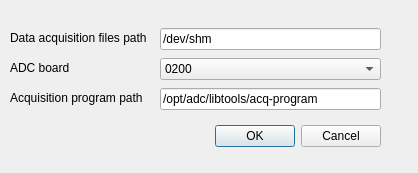
<?xml version="1.0" encoding="UTF-8"?>
<ui version="4.0">
 <class>frmSettings</class>
 <widget class="QDialog" name="frmSettings">
  <property name="geometry">
   <rect>
    <x>0</x>
    <y>0</y>
    <width>418</width>
    <height>173</height>
   </rect>
  </property>
  <property name="sizePolicy">
   <sizepolicy hsizetype="Fixed" vsizetype="Fixed">
    <horstretch>0</horstretch>
    <verstretch>0</verstretch>
   </sizepolicy>
  </property>
  <property name="windowTitle">
   <string>ADC Settings</string>
  </property>
  <property name="styleSheet">
   <string notr="true"/>
  </property>
  <widget class="QDialogButtonBox" name="btnboxGuiSettings">
   <property name="geometry">
    <rect>
     <x>10</x>
     <y>120</y>
     <width>371</width>
     <height>32</height>
    </rect>
   </property>
   <property name="font">
    <font>
     <family>Arial</family>
     <pointsize>9</pointsize>
    </font>
   </property>
   <property name="orientation">
    <enum>Qt::Horizontal</enum>
   </property>
   <property name="standardButtons">
    <set>QDialogButtonBox::Cancel|QDialogButtonBox::Ok</set>
   </property>
  </widget>
  <widget class="QLineEdit" name="txtBufferPath">
   <property name="geometry">
    <rect>
     <x>160</x>
     <y>28</y>
     <width>221</width>
     <height>22</height>
    </rect>
   </property>
   <property name="font">
    <font>
     <family>Arial</family>
     <pointsize>9</pointsize>
    </font>
   </property>
   <property name="text">
    <string>/dev/shm</string>
   </property>
  </widget>
  <widget class="QLabel" name="label">
   <property name="geometry">
    <rect>
     <x>10</x>
     <y>30</y>
     <width>151</width>
     <height>16</height>
    </rect>
   </property>
   <property name="font">
    <font>
     <family>Arial</family>
     <pointsize>9</pointsize>
    </font>
   </property>
   <property name="text">
    <string>Data acquisition files path</string>
   </property>
  </widget>
  <widget class="QComboBox" name="cbAdcBoard">
   <property name="geometry">
    <rect>
     <x>160</x>
     <y>58</y>
     <width>221</width>
     <height>22</height>
    </rect>
   </property>
   <property name="font">
    <font>
     <family>Arial</family>
     <pointsize>9</pointsize>
    </font>
   </property>
   <property name="currentIndex">
    <number>0</number>
   </property>
   <item>
    <property name="text">
     <string>0200</string>
    </property>
   </item>
  </widget>
  <widget class="QLabel" name="label_2">
   <property name="geometry">
    <rect>
     <x>10</x>
     <y>60</y>
     <width>141</width>
     <height>16</height>
    </rect>
   </property>
   <property name="font">
    <font>
     <family>Arial</family>
     <pointsize>9</pointsize>
    </font>
   </property>
   <property name="text">
    <string>ADC board</string>
   </property>
  </widget>
  <widget class="QLabel" name="label_3">
   <property name="geometry">
    <rect>
     <x>10</x>
     <y>90</y>
     <width>141</width>
     <height>16</height>
    </rect>
   </property>
   <property name="font">
    <font>
     <family>Arial</family>
     <pointsize>9</pointsize>
    </font>
   </property>
   <property name="text">
    <string>Acquisition program path</string>
   </property>
  </widget>
  <widget class="QLineEdit" name="txtAcqProgPath">
   <property name="geometry">
    <rect>
     <x>160</x>
     <y>88</y>
     <width>221</width>
     <height>22</height>
    </rect>
   </property>
   <property name="font">
    <font>
     <family>Arial</family>
     <pointsize>9</pointsize>
    </font>
   </property>
   <property name="text">
    <string>/opt/adc/libtools/acq-program</string>
   </property>
  </widget>
  <widget class="QLabel" name="label_4">
   <property name="geometry">
    <rect>
     <x>390</x>
     <y>90</y>
     <width>21</width>
     <height>20</height>
    </rect>
   </property>
   <property name="font">
    <font>
     <family>Arial</family>
     <pointsize>9</pointsize>
    </font>
   </property>
   <property name="text">
    <string/>
   </property>
   <property name="textFormat">
    <enum>Qt::RichText</enum>
   </property>
   <property name="pixmap">
    <pixmap resource="resources.qrc">:/imgs/imgs/120px-True_icon.svg.png</pixmap>
   </property>
   <property name="scaledContents">
    <bool>true</bool>
   </property>
  </widget>
  <widget class="QLabel" name="label_5">
   <property name="geometry">
    <rect>
     <x>390</x>
     <y>30</y>
     <width>21</width>
     <height>20</height>
    </rect>
   </property>
   <property name="font">
    <font>
     <family>Arial</family>
     <pointsize>9</pointsize>
    </font>
   </property>
   <property name="text">
    <string/>
   </property>
   <property name="textFormat">
    <enum>Qt::RichText</enum>
   </property>
   <property name="pixmap">
    <pixmap resource="resources.qrc">:/imgs/imgs/120px-True_icon.svg.png</pixmap>
   </property>
   <property name="scaledContents">
    <bool>true</bool>
   </property>
  </widget>
 </widget>
 <resources>
  <include location="resources.qrc"/>
 </resources>
 <connections>
  <connection>
   <sender>btnboxGuiSettings</sender>
   <signal>accepted()</signal>
   <receiver>frmSettings</receiver>
   <slot>accept()</slot>
   <hints>
    <hint type="sourcelabel">
     <x>248</x>
     <y>254</y>
    </hint>
    <hint type="destinationlabel">
     <x>157</x>
     <y>274</y>
    </hint>
   </hints>
  </connection>
  <connection>
   <sender>btnboxGuiSettings</sender>
   <signal>rejected()</signal>
   <receiver>frmSettings</receiver>
   <slot>reject()</slot>
   <hints>
    <hint type="sourcelabel">
     <x>316</x>
     <y>260</y>
    </hint>
    <hint type="destinationlabel">
     <x>286</x>
     <y>274</y>
    </hint>
   </hints>
  </connection>
 </connections>
</ui>
